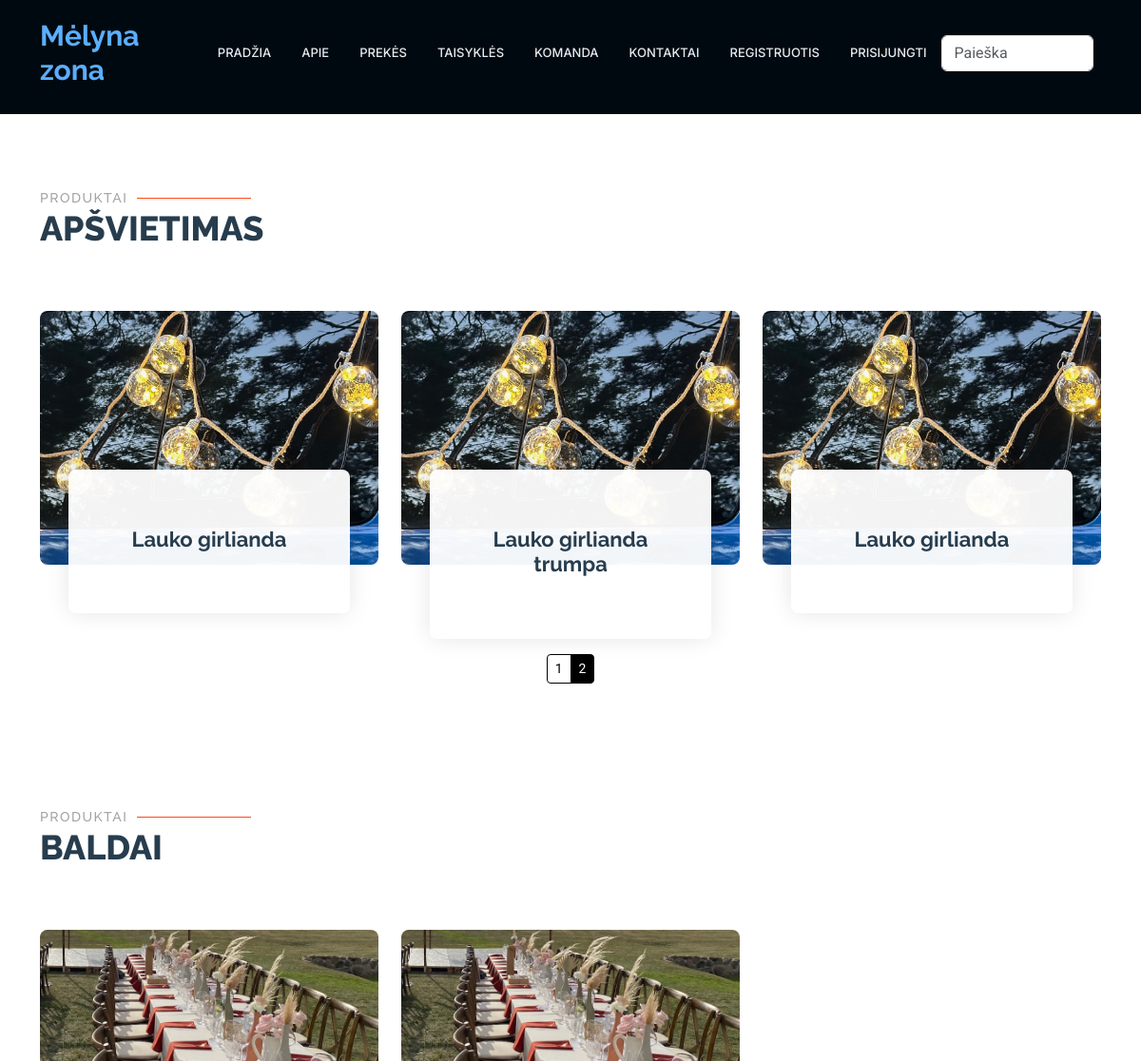
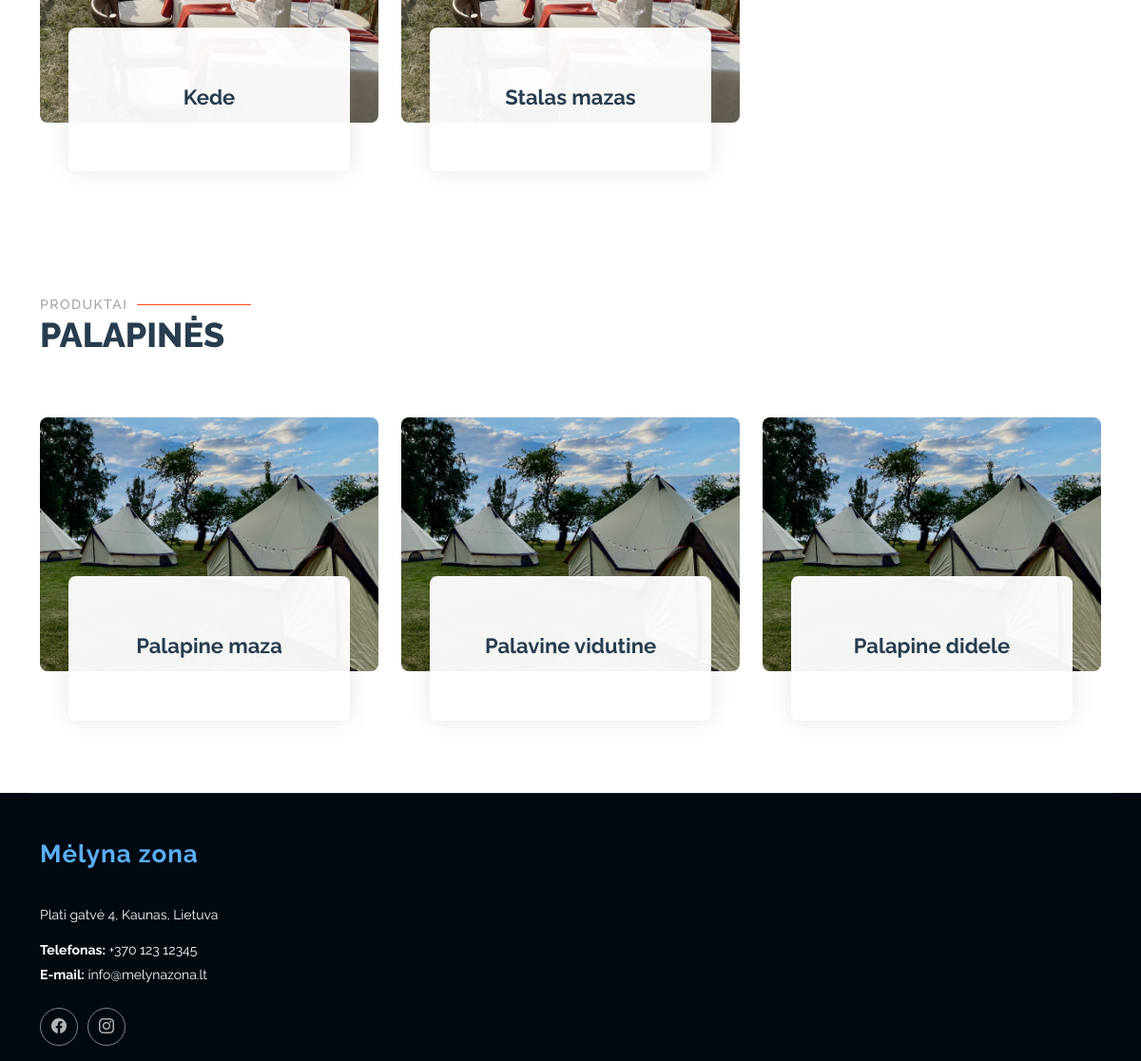
Page /rent/products/ on the committed database (2 pictures, top to bottom).
### rent/models.py (models this page shows)
class Product(models.Model):
    name = models.CharField(verbose_name="Pavadinimas", max_length=100)
    description = HTMLField(verbose_name="Aprašymas", max_length=1000, help_text='Trumpas produkto aprašymas', null=True, blank=True, default="")
    inv_no = models.CharField(verbose_name="Invenorizacijos numeris", max_length=100, null=True, blank=True, unique=True,
                              help_text="Veskite invenorizacijos numerį")
    quantity = models.IntegerField(verbose_name="Kiekis", null=True, blank=True, help_text="Kiekis")
    group = models. ForeignKey(to="Group", on_delete=models.SET_NULL, null=True, blank=True, verbose_name="Produktų grupės", help_text="Parinkite kokia grupei priklauso produktas")
    cover = models.ImageField(verbose_name="Paveikslėlis", upload_to='covers', null=True, blank=True)
    def __str__(self):
        return self.name
    class Meta:
        verbose_name = "Prouktas"
        verbose_name_plural = "Produktai"
        ordering = ['inv_no']

### rent/views.py (the view)
# urls.py: path("products/", products, name="products"),
def products(request):
    all_products = Product.objects.all()
    lighting_products = all_products.filter(group__name="Apšvietimas")
    furniture_products = all_products.filter(group__name="Baldai")
    tent_products = all_products.filter(group__name="Palapinės")
    lighting_paginator = Paginator(lighting_products, 3)
    furniture_paginator = Paginator(furniture_products, 3)
    tent_paginator = Paginator(tent_products, 3)
    lighting_page_number = request.GET.get('lighting_page', 1)
    furniture_page_number = request.GET.get('furniture_page', 1)
    tent_page_number = request.GET.get('tent_page', 1)
    lighting_page = lighting_paginator.get_page(lighting_page_number)
    furniture_page = furniture_paginator.get_page(furniture_page_number)
    tent_page = tent_paginator.get_page(tent_page_number)
    context = {
        'lighting_page': lighting_page,
        'furniture_page': furniture_page,
        'tent_page': tent_page,
    }
    return render(request, 'products.html', context)

### rent/templates/products.html (shortened to what this page needs)
{% extends "base2.html" %}
{% load i18n %}
{% load static %}
{% block "content" %}
<section id="lightening" class="services section">
    <div class="container section-title" data-aos="fade-up">
        <h2>Produktai</h2>
        <p>Apšvietimas<br></p>
    </div>
    <div class="container" data-aos="fade-up" data-aos-delay="100">
        <div class="row gy-5">
            {% for product in lighting_page %}
            <div class="col-lg-4 col-md-6" data-aos="zoom-in" data-aos-delay="200">
                <div class="service-item">
                    <div class="img">
                        <img src="{%static 'img/lamps.jpeg' %}" class="img-fluid" alt="">
                    </div>
                    <div class="details position-relative">
                        <a href="{% url 'product' product.pk %}" class="stretched-link">
                            <h3>{{ product }}</h3>
                        </a>
                    </div>
                </div>
            </div>
            {% endfor %}
        </div>
    </div>
    <div class="container puslapiai">
        <nav aria-label="...">
            {% if lighting_page.has_other_pages %}
            <ul class="pagination pagination-sm justify-content-center">
                {% for i in lighting_page.paginator.page_range %}
                {% if lighting_page.number == i %}
                <li class="page-item active">
                    <a class="page-link" style="background-color: white; color: black; border-color: black;"
                    >{{ i }}</a>
                </li>
                {% else %}
                <li class="page-item">
                    <a class="page-link" style="background-color: black; color: white; border-color: black;"
                       href="?lighting_page={{ i }}#lighting">{{ i }}</a>
                </li>
                {% endif %}
                {% endfor %}
            </ul>
            {% endif %}
        </nav>
    </div>
</section>
<section id="furniture" class="services section">
    <div class="container section-title" data-aos="fade-up">
        <h2>Produktai</h2>
        <p>Baldai<br></p>
    </div>
    <div class="container" data-aos="fade-up" data-aos-delay="100">
        <div class="row gy-5">
            {% for product in furniture_page %}
            <div class="col-lg-4 col-md-6" data-aos="zoom-in" data-aos-delay="200">
                <div class="service-item">
                    <div class="img">
                        <img src="{%static 'img/furniture.jpeg' %}" class="img-fluid" alt="">
                    </div>
                    <div class="details position-relative">
                        <a href="{% url 'product' product.pk %}" class="stretched-link">
                            <h3>{{ product }}</h3>
                        </a>
                    </div>
                </div>
            </div>
            {% endfor %}
        </div>
    </div>
</section>
<section id="tent" class="services section">
    <div class="container section-title" data-aos="fade-up">
        <h2>Produktai</h2>
        <p>Palapinės<br></p>
    </div>
    <div class="container" data-aos="fade-up" data-aos-delay="100">
        <div class="row gy-5">
            {% for product in tent_page %}
            <div class="col-lg-4 col-md-6" data-aos="zoom-in" data-aos-delay="200">
                <div class="service-item">
                    <div class="img">
                        <img src="{%static 'img/tent.jpeg' %}" class="img-fluid" alt="">
                    </div>
                    <div class="details position-relative">
                        <a href="{% url 'product' product.pk %}" class="stretched-link">
                            <h3>{{ product }}</h3>
                        </a>
                    </div>
                </div>
            </div>
            {% endfor %}
        </div>
    </div>
</section>
{% endblock %}

### rent/static/css/main.css (style rules this page uses)
:root { --default-font: "Roboto", system-ui, -apple-system, "Segoe UI", Roboto, "Helvetica Neue", Arial, "Noto Sans", "Liberation Sans", sans-serif, "Apple Color Emoji", "Segoe UI Emoji", "Segoe UI Symbol", "Noto Color Emoji"; --heading-font: "Raleway", sans-serif; --nav-font: "Inter", sans-serif; }
:root { --background-color: #ffffff; --default-color: #444444; --heading-color: #273d4e; --accent-color: #ff4a17; --surface-color: #ffffff; --contrast-color: #ffffff; }
:root { --nav-color: #e5eaee; --nav-hover-color: #ff4a17; --nav-mobile-background-color: #ffffff; --nav-dropdown-background-color: #ffffff; --nav-dropdown-color: #444444; --nav-dropdown-hover-color: #ff4a17; }
:root { scroll-behavior: smooth; }
body { color: var(--default-color); background-color: var(--background-color); font-family: var(--default-font); }
a { color: var(--accent-color); text-decoration: none; transition: 0.3s; }
h1, h2, h3, h4, h5, h6 { color: var(--heading-color); font-family: var(--heading-font); }
section, .section { color: var(--default-color); background-color: var(--background-color); padding: 60px 0; scroll-margin-top: 90px; overflow: clip; }
.section-title { padding-bottom: 60px; position: relative; }
.section-title h2 { font-size: 14px; font-weight: 500; padding: 0; line-height: 1px; margin: 0; letter-spacing: 1.5px; text-transform: uppercase; color: color-mix(in srgb, var(--default-color), transparent 50%); position: relative; }
.section-title h2::after { content: ""; width: 120px; height: 1px; display: inline-block; background: var(--accent-color); margin: 4px 10px; }
.section-title p { color: var(--heading-color); margin: 0; font-size: 36px; font-weight: 800; text-transform: uppercase; font-family: var(--heading-font); }
.services .img { border-radius: 8px; overflow: hidden; }
.services .img img { transition: 0.6s; }
.services .details { background: color-mix(in srgb, var(--surface-color), transparent 5%); padding: 50px 30px; margin: -100px 30px 0 30px; transition: all ease-in-out 0.3s; position: relative; text-align: center; border-radius: 8px; box-shadow: 0px 0 25px rgba(0, 0, 0, 0.1); }
.services .details h3 { font-weight: 700; margin: 10px 0 15px 0; font-size: 22px; transition: ease-in-out 0.3s; }

### rows in the picture
Product: name "Lauko girlianda"
Product: name "Lauko girlianda trumpa"
Product: name "Lauko girlianda"
Product: name "Kede"
Product: name "Stalas mazas"
Product: name "Palapine maza"
Product: name "Palavine vidutine"
Product: name "Palapine didele"

### other values in the picture
{{ i }} "1"
{{ i }} "2"
